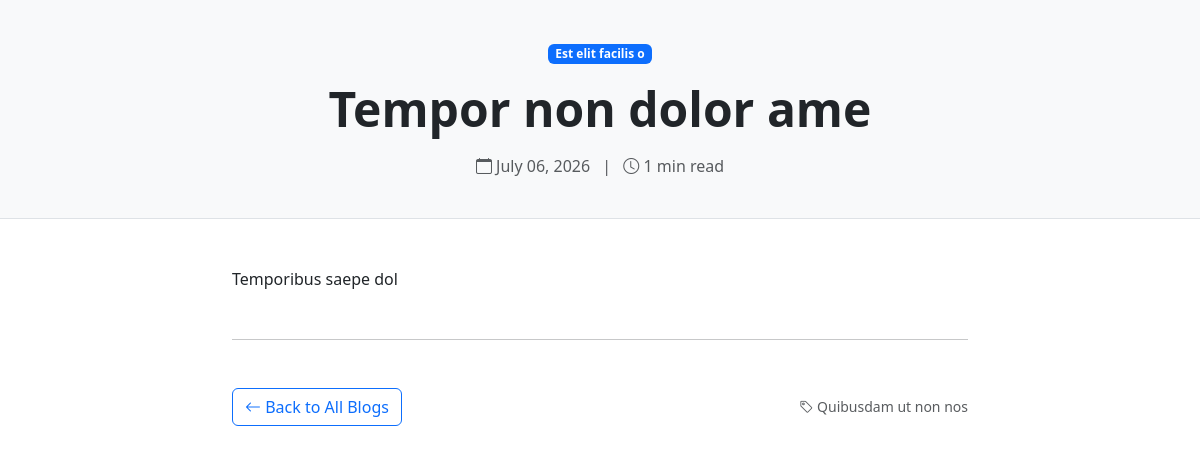
Screenshot of /blogs/detail/blog-5-tempor-non-dolor-ame with the database file from the repository.
### tables this page shows
CREATE TABLE `blogs` (
  `id` int unsigned NOT NULL AUTO_INCREMENT,
  `title` varchar(255) NOT NULL,
  `slug` varchar(255) NOT NULL,
  `content` longtext NOT NULL,
  `meta_description` varchar(500) DEFAULT NULL,
  `meta_keywords` varchar(500) DEFAULT NULL,
  `image` varchar(255) DEFAULT NULL,
  `topic` varchar(255) DEFAULT NULL,
  `status` tinyint(1) NOT NULL DEFAULT '0' COMMENT '0=inactive, 1=active',
  `is_auto_generated` tinyint(1) NOT NULL DEFAULT '0' COMMENT '1=generated by AI auto-system',
  `created_at` datetime DEFAULT CURRENT_TIMESTAMP,
  `updated_at` datetime DEFAULT CURRENT_TIMESTAMP ON UPDATE CURRENT_TIMESTAMP,
  PRIMARY KEY (`id`),
  UNIQUE KEY `slug` (`slug`)
);

### application/controllers/Blogs.php (called while the page is built, shortened)
<?php
class Blogs extends CI_Controller {
    public function __construct() {
        $this->load->model('blog_model');
        $this->load->helper('url');
    }
    public function detail($slug) {
        $data['blog'] = $this->blog_model->get_active_blog_by_slug($slug);
        $data['title'] = $data['blog']->title;
        $this->load->view('blogs/detail', $data);
    }
}

### index.php (called while the page is built, shortened)
<?php
require_once BASEPATH.'core/CodeIgniter.php';

### application/models/Blog_model.php (called while the page is built, shortened)
<?php
class Blog_model extends CI_Model {
    protected $table = 'blogs';
    public function get_active_blog_by_slug($slug) {
        $this->db->where('slug', $slug);
        $this->db->where('status', 1);
        return $this->db->get($this->table)->row();
    }
}

### application/views/blogs/detail.php (the view, shortened to what this page needs)
<!DOCTYPE html>
<html lang="en">
<head>
    <link href="https://cdn.jsdelivr.net/npm/bootstrap@5.3.0/dist/css/bootstrap.min.css" rel="stylesheet">
    <link rel="stylesheet" href="https://cdn.jsdelivr.net/npm/bootstrap-icons@1.10.0/font/bootstrap-icons.css">
</head>
<body>
<section class="blog-header">
    <div class="container">
        <div class="row justify-content-center">
            <div class="col-lg-8 text-center">
                <span class="badge bg-primary mb-3"><?php echo htmlspecialchars($blog->topic); ?></span>
                <h1 class="display-5 fw-bold mb-3"><?php echo htmlspecialchars($blog->title); ?></h1>
                <div class="text-muted">
                    <i class="bi bi-calendar"></i> <?php echo date('F d, Y', strtotime($blog->created_at)); ?>
                    <span class="mx-2">|</span>
                    <i class="bi bi-clock"></i> <?php echo ceil(str_word_count(strip_tags($blog->content)) / 200); ?> min read
                </div>
            </div>
        </div>
    </div>
</section>
<div class="container py-5">
    <div class="row justify-content-center">
        <div class="col-lg-8">
            <div class="blog-content">
                <?php echo $blog->content; ?>
            </div>
            <hr class="my-5">
            <div class="d-flex justify-content-between align-items-center">
                <a href="<?php echo site_url('blogs'); ?>" class="btn btn-outline-primary">
                    <i class="bi bi-arrow-left"></i> Back to All Blogs
                </a>
                <div class="text-muted small">
                    <i class="bi bi-tag"></i> <?php echo htmlspecialchars($blog->meta_keywords); ?>
                </div>
            </div>
        </div>
    </div>
</div>
</body>
</html>

### application/views/blogs/detail.php (style rules this page uses)
.blog-header { background: #f8f9fa; padding: 40px 0; border-bottom: 1px solid #dee2e6; }

### rows the page displays
blogs: topic "Est elit facilis o", title "Tempor non dolor ame", created_at "July 06, 2026", ceil(str_word_count(strip_tags($blog->content))/200) "1", content "Temporibus saepe dol", meta_keywords "Quibusdam ut non nos"
